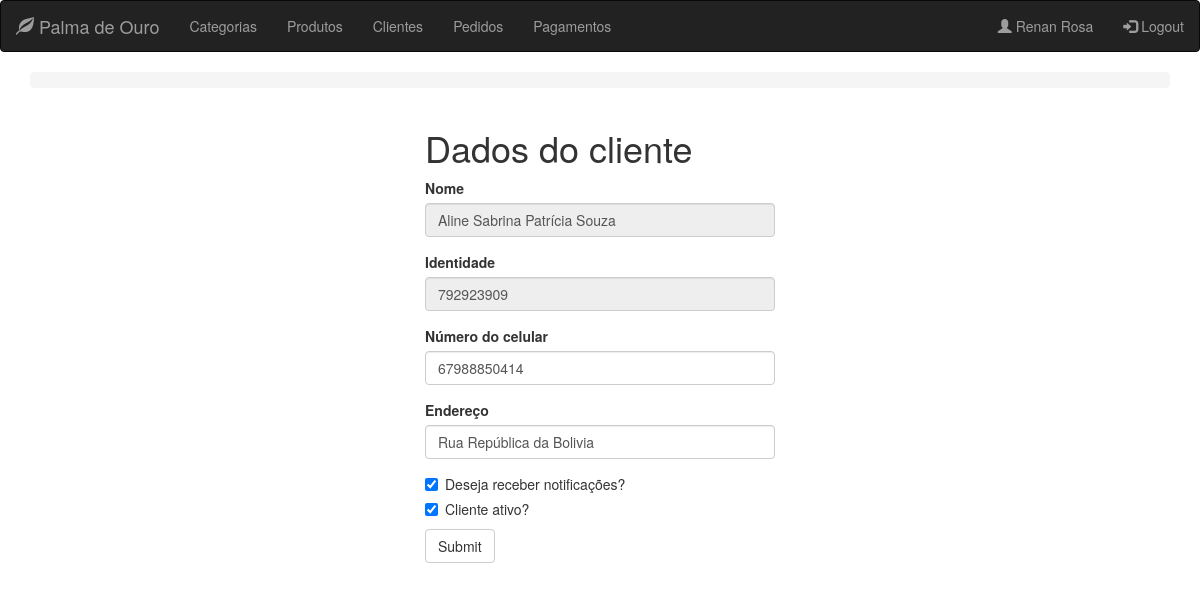
Page /client/2/update (signed in) on the earlier database version.
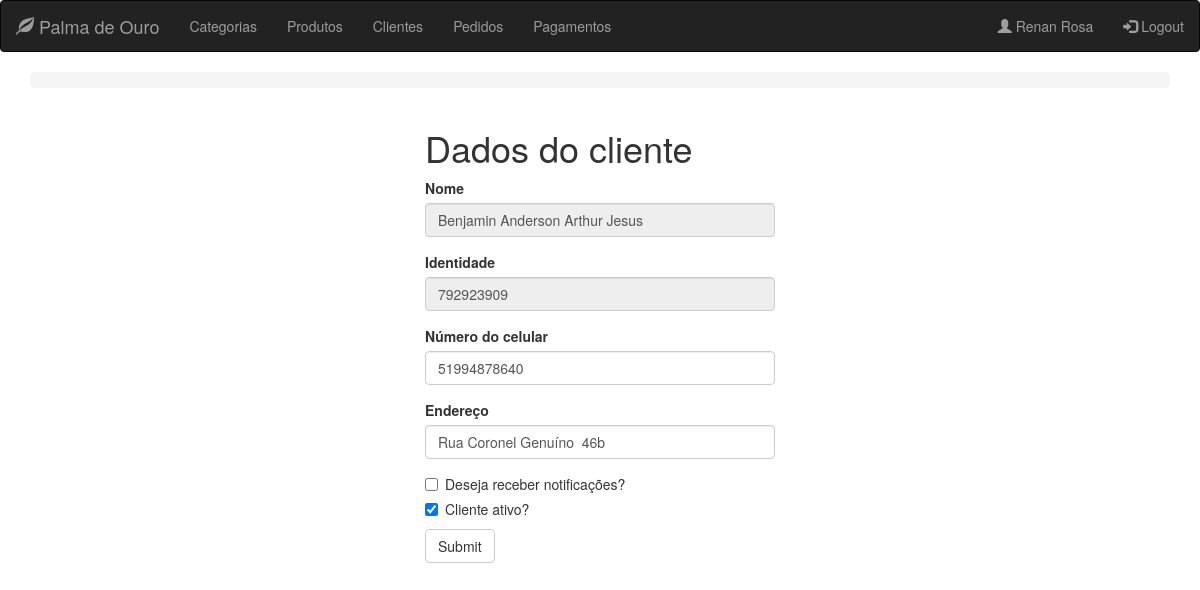
Same page on the later database version.
### app/models.py (models this page shows, shortened)
class User(db.Model):
    __metaclass__ = ABCMeta
    __abstract__ = True
    id = db.Column(db.Integer, primary_key=True)
    name = db.Column(db.String(64), nullable=False, index=True)
    phone_number = db.Column(db.String(13), nullable=False)

class Clerk(User, UserMixin):
    __tablename__ = 'clerks'
    image_file = db.Column(db.String(24), default='default.jpg')
    email = db.Column(db.String(64), unique=True)
    password_hash = db.Column(db.String(128), nullable=False)
    __mapper_args__ = {
        'concrete': True
    }
    @property
    def password(self):
        raise AttributeError('password is not a readable attribute')

class Client(User):
    __tablename__ = 'clients'
    __mapper_args__ = {'concrete': True}
    identification = db.Column(db.String(9), unique=True)
    notifiable = db.Column(db.Boolean)
    address = db.Column(db.String(64))
    status = db.Column(db.Boolean)

### app/routes/client/routes.py (the view)
@blueprint_client.route('/client/<int:id>/update', methods=['GET', 'POST'])
@register_breadcrumb(blueprint_client, '.id', '.update_client', dynamic_list_constructor=view_client_dlc)
@login_required
def update_client(id):
    form = UpdateClientForm()
    client = Client.query.filter_by(id=id).one()
    if form.validate_on_submit():
        client.phone_number = form.phone_number.data
        client.notifiable = form.notifiable.data
        client.status = form.status.data
        client.address = form.street.data
        db.session.add(client)
        db.session.commit()
        return redirect(url_for('blueprint_client.get_clients'))
    elif request.method == 'GET':
        form.name.data = client.name
        form.identification.data = client.identification
        form.phone_number.data = client.phone_number
        form.notifiable.data = client.notifiable
        form.status.data = client.status
        form.street.data = client.address
    return render_template('client/edit.html', form=form)

### app/routes/client/forms.py
class UpdateClientForm(FlaskForm):
    name = StringField('Nome', render_kw={'disabled': ''})
    identification = StringField('Identidade', render_kw={'disabled': ''})
    phone_number = StringField('Número do celular',
                               validators=[DataRequired(), Length(min=11, max=11), Regexp('^[0-9]*$')])
    street = StringField('Endereço', validators=[DataRequired()])
    notifiable = BooleanField('Deseja receber notificações?')
    status = BooleanField('Cliente ativo?')
    submit = SubmitField('Submit')

### app/models.py (called while the page is built)
@login_manager.user_loader
def load_user(id):
    return Clerk.query.get(id)

### app/templates/client/edit.html (shortened to what this page needs)
{% extends "base.html" %}
{% import "bootstrap/wtf.html" as wtf %}
{% block page_content %}
    <div class="col-md-4 col-md-offset-4">
        <h1 class="titulo-principal">Dados do cliente</h1>
        <form method="POST">
            {{ wtf.quick_form(form) }}
        </form>
    </div>
{% endblock %}

### app/templates/base.html (shortened to what this page needs)
{% extends "bootstrap/base.html" %}
    {% block head %}
        {{ super() }}
    {% endblock %}
{% block navbar %}
    <nav class="navbar navbar-inverse">
        <div class="container-fluid">
            <div class="navbar-header">
                <a class="navbar-brand" href="{{ url_for('blueprint_main.index') }}"><span
                        class="glyphicon glyphicon-leaf"></span> Palma de Ouro</a>
            </div>
            <ul class="nav navbar-nav">
                <li><a class="nav-item nav-link"
                       href="{{ url_for('blueprint_category.get_categories') }}">Categorias</a>
                </li>
                <li><a class="nav-item nav-link" href="{{ url_for('blueprint_product.get_products') }}">Produtos</a>
                </li>
                <li><a class="nav-item nav-link"
                       href="{{ url_for('blueprint_client.get_clients') }}">Clientes</a></li>
                <li><a class="nav-item nav-link"
                       href="{{ url_for('blueprint_order.get_orders') }}">Pedidos</a></li>
                <li><a class="nav-item nav-link"
                       href="{{ url_for('blueprint_payment.get_payment') }}">Pagamentos</a></li>
            </ul>
            <ul class="nav navbar-nav navbar-right">
                {% if current_user.is_authenticated %}
                    <li>
                        <a class="nav-item nav-link" href="{{ url_for('blueprint_clerk.account') }}">
                            <span class="glyphicon glyphicon-user"></span>
                            {{ current_user.name }}</a>
                    </li>
                    <li>
                        <a class="nav-item nav-link" href="{{ url_for('blueprint_clerk.logout') }}">
                            <span class="glyphicon glyphicon-log-in"></span>
                            Logout</a>
                    </li>
                {% else %}
                    <li><a class="nav-item nav-link" href="{{ url_for('blueprint_clerk.login') }}">
                        <span class="glyphicon glyphicon-user"></span> Login</a></li>
                {% endif %}
            </ul>
        </div>
    </nav>
{% endblock %}
    {% block content %}
        <div class="container">
            <nav aria-label="breadcrumb">
                <ol class="breadcrumb primary-color">
                </ol>
            </nav>
            {% block page_content %}{% endblock %}
        </div>
    {% endblock %}

Differences in the rows shown:
changed Client: name "Aline Sabrina Patrícia Souza" → "Benjamin Anderson Arthur Jesus"; phone_number "67988850414" → "51994878640"; notifiable "☑" → "☐"
Other differences:
form field street: "Rua República da Bolivia" → "Rua Coronel Genuíno 46b"
